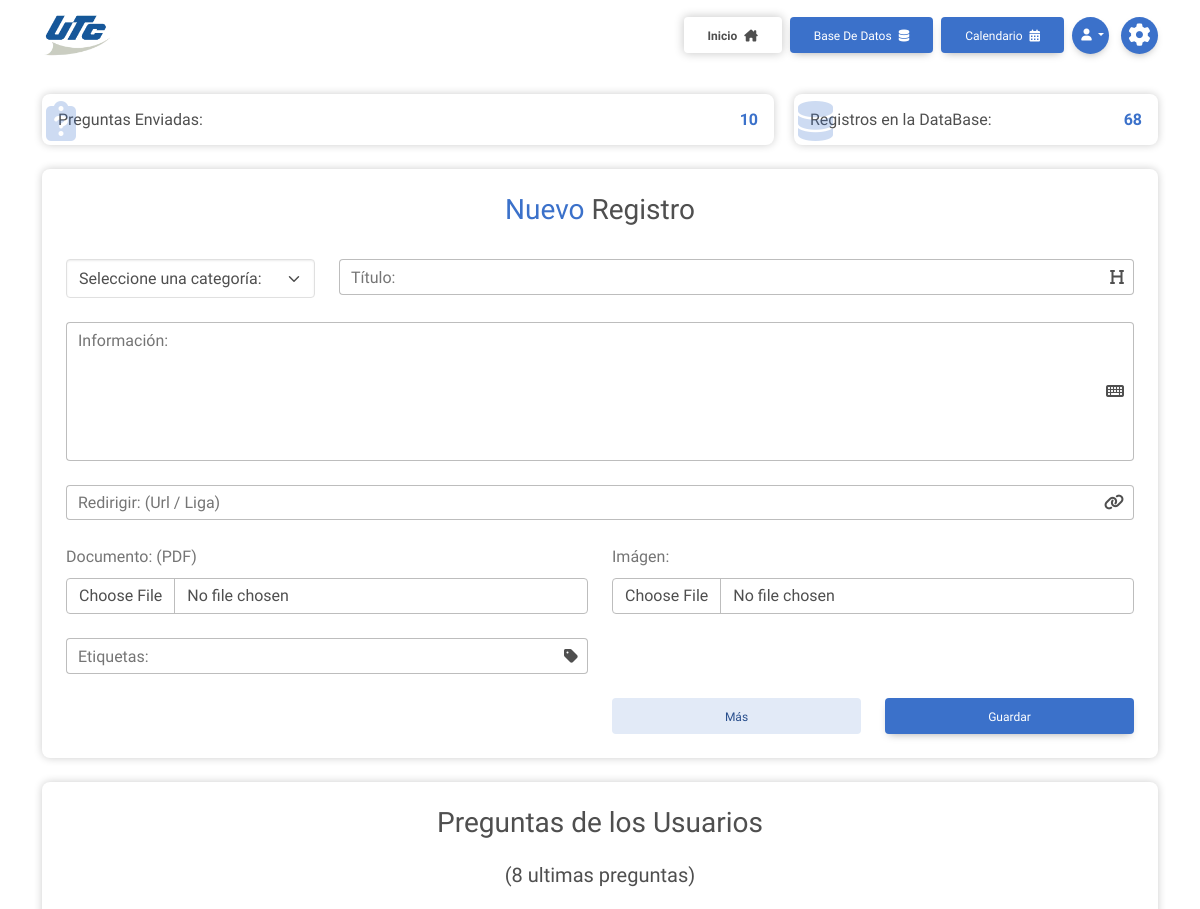
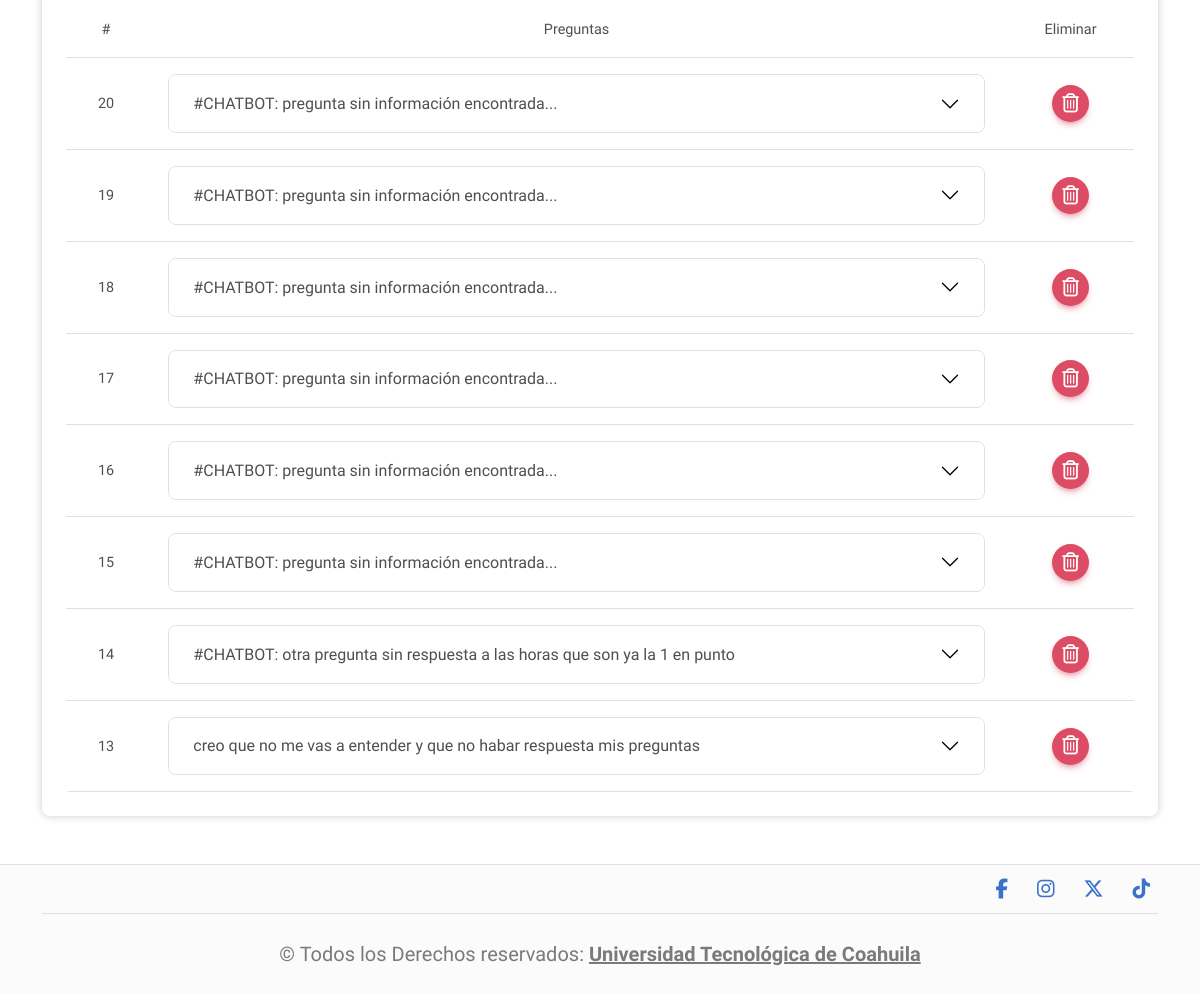
The page /administracion/ (signed in) on the database as committed earlier (2 pictures, top to bottom).
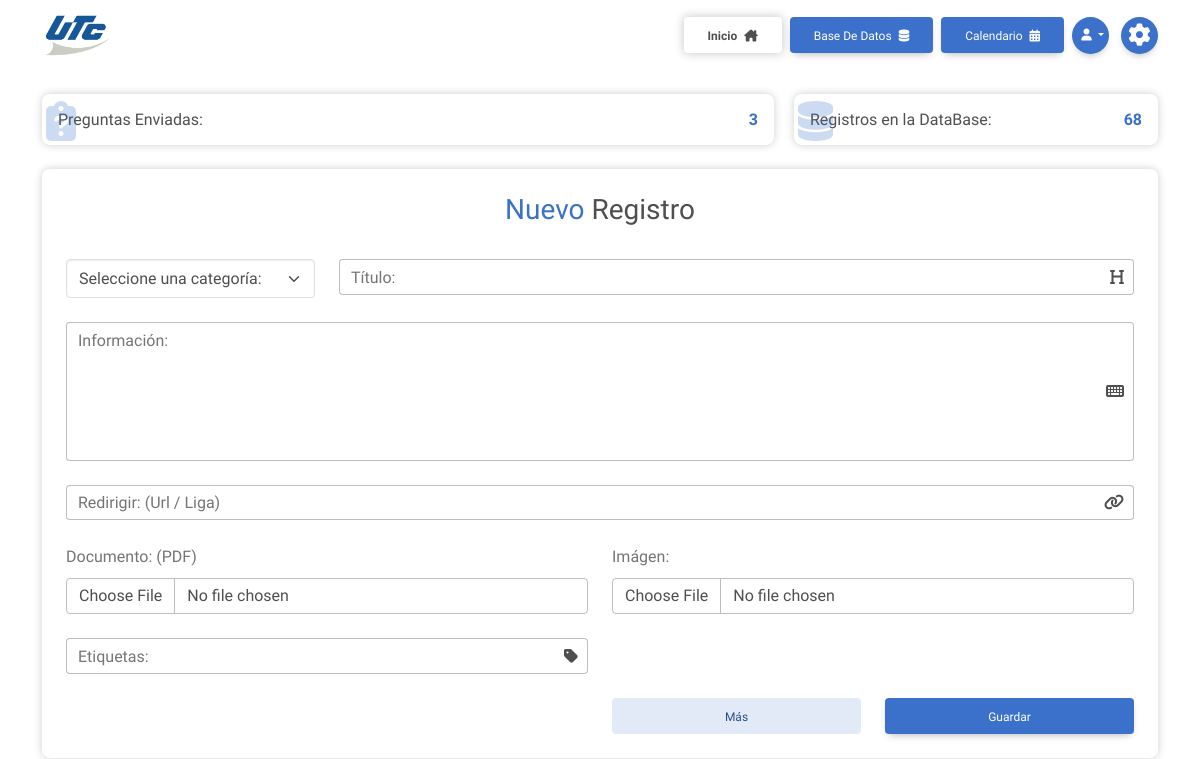
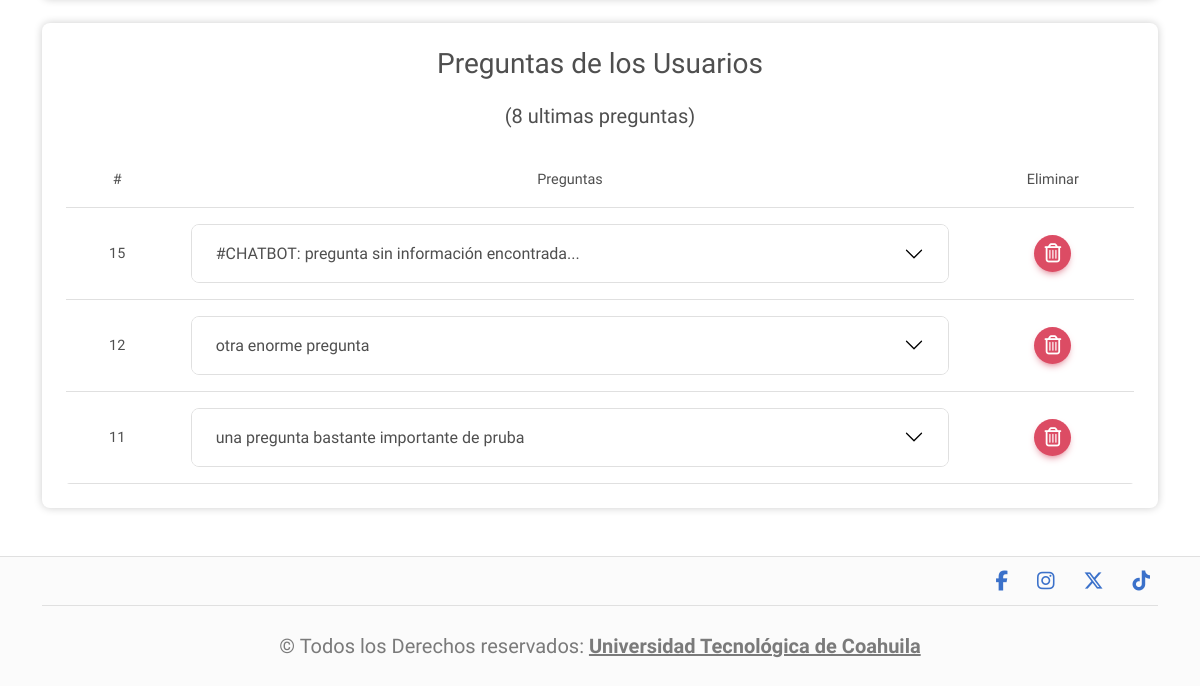
The same page on the database as committed later (2 pictures, top to bottom).
### cross_asistent/models.py (models this page shows)
class Preguntas(models.Model):
    pregunta = models.CharField(max_length=150)
    descripcion = models.TextField(blank=True)
    fecha = models.DateTimeField(auto_now_add=True)
    class Meta:
        verbose_name = "Pregunta"
        verbose_name_plural = "Preguntas"

### cross_asistent/views.py (the view, shortened to what this page needs)
# urls.py: path('administracion/', views.admin_dash, name='admin'),
@login_required
@never_cache
def admin_dash(request):
    users = User.objects.all().order_by('-id')
    configuraciones = obtener_configuraciones(idConfig)
    hawkySettings = obtener_configuraciones(idHawky)
    hawkySettings = obtener_configuraciones(idHawky)
    cameraOrbitJson = hawkySettings[f'redes_sociales_{idHawky}']
    data = json.loads(cameraOrbitJson)
    if "cameraOrbit" in data and isinstance(data["cameraOrbit"], list):
        cameraOrbit = data["cameraOrbit"]
        if len(cameraOrbit) == 3:
            orbit_string = f"{cameraOrbit[0]}deg {cameraOrbit[1]}deg {cameraOrbit[2]}m"
        else:
            orbit_string = "15deg 70deg 5m"
    contexto = {
        'users':users,
        'user':request.user,
        'active_page':'home',
        'pages':functions.pages,
        'settingsall':settingsall,
        'categorias':categoriasFilter,
        'preguntas_sending':questions_all[:8], # limitar a los primeros 8 registros
        'preguntas_count':questions_all.count(),
        'num_preguntas':databaseall.count(),
        **configuraciones,
        **hawkySettings,
        'camera_orbit': orbit_string,
    }
    return render(request, 'admin/dashboard.html', contexto)

### cross_asistent/views.py (called while the page is built)
def obtener_configuraciones(questID):
    oneconfig = get_object_or_404(models.Configuraciones, pk=questID)
    return {
        f'qr_image_{questID}': oneconfig.qr_image.url,
        f'qr_button_{questID}': oneconfig.qr_button,
        f'redes_sociales_{questID}': oneconfig.redes_sociales,
        f'copyright_year_{questID}': oneconfig.copyright_year,
        f'utc_link_{questID}': oneconfig.utc_link,
        f'calendar_btnsYear_{questID}': oneconfig.calendar_btnsYear,
        f'about_img_first_{questID}': oneconfig.about_img_first.url,
        f'about_text_first_{questID}': oneconfig.about_text_first,
        f'about_img_second_{questID}': oneconfig.about_img_second.url,
        f'about_text_second_{questID}': oneconfig.about_text_second,
    }

### cross_asistent/templates/admin/dashboard.html (shortened to what the changed rows need)
{% extends 'base/widget.html' %}
{% load static %}
{% block extra_head %}
<link rel="stylesheet" href="{% static 'css/chatbot.min.css' %}"/>
{% endblock %}
{% block link_default %}
{% include 'base/widget_links-admin.html' with pages=pages %}
{% endblock %}
{% block content %}
<main class="container container-fluid pt-4 pb-5">
  <section class="row">
      <div class="row pe-0">
        <div class="{% if user.is_staff %}col-6 col-md-4{% else %}col-8{% endif %} mb-4 pe-0 pe-md-2">
          <a href="#preguntasEnviadas" class="card">
            <div class="card-body p-3">
              <h6 class="card-title d-flex justify-content-between align-items-center m-0">
                <div>
                  <i class="fa-solid fa-clipboard-question position-absolute bottom-0 start-0 opacity-25 text_detail fs-25 m-1"></i>
                  Preguntas<span class="d-none d-xl-inline"> Enviadas</span>:
                </div>
                <strong class="text_detail ms-auto">{{ preguntas_count }}</strong>
              </h6>
            </div>
          </a>
        </div>
      </div>
    <div class="pt-4" id="preguntasEnviadas">
      <div class="card">
        <div class="card-body">
          {% if preguntas_sending %}
          <div class="table-responsive rounded" id="table-container">
            <table class="table table_odd align-middle m-0">
              <thead>
                <tr class="text-center">
                  <th class="d-none d-md-table-cell">#</th>
                  <th>Preguntas</th>
                  <th>Eliminar</th>
                </tr>
              </thead>
              <tbody>
                {% for question in preguntas_sending %}
                <tr id="row-question_{{question.id}}" class="results_item table_odd_items">
                  <td class="text-center d-none d-md-table-cell">{{question.id}}</td>
                  <td>
                    <div class="accordion" id="questionList">
                      <div class="accordion-item">
                        <h2 class="accordion-header" id="heading_{{question.id}}">
                          <div data-mdb-collapse-init class="accordion-button collapsed" type="button" data-mdb-toggle="collapse"
                            data-mdb-target="#collapse_{{question.id}}" aria-expanded="false" aria-controls="collapse_{{question.id}}">
                            {{question.pregunta}}
                          </div>
                        </h2>
                      </div>
                    </div>
                  </td>
                  <td>
                    <div class="d-flex justify-content-center align-items-center">
                      <form method="post" action="{% url 'question_deleted' %}" data-submit-form>
                        <button title="Editar Usuario" type="submit" class="btn btn-floating btn-danger" data-remove-item="row-question_{{question.id}}">
                          <i class="fa-regular fa-trash-can fs-12"></i>
                        </button>
                      </form>
                    </div>
                  </td>
                </tr>
                {% endfor %}
              </tbody>
            </table>
            {% else %}
            <div class="text-center">
              <p class="lead m-0">No hay preguntas por el momento.</p>
            </div>
            {% endif %}
          </div>
        </div>
      </div>
    </div>
  </section>
</main>
{% endblock %}

Rows that differ between the two databases and show on the page:
removed Preguntas: id "20", pregunta "#CHATBOT: pregunta sin información encontrada..."
removed Preguntas: id "19", pregunta "#CHATBOT: pregunta sin información encontrada..."
removed Preguntas: id "18", pregunta "#CHATBOT: pregunta sin información encontrada..."
removed Preguntas: id "17", pregunta "#CHATBOT: pregunta sin información encontrada..."
removed Preguntas: id "16", pregunta "#CHATBOT: pregunta sin información encontrada..."
removed Preguntas: id "14", pregunta "#CHATBOT: otra pregunta sin respuesta a las horas que son ya la 1 en punto"
removed Preguntas: id "13", pregunta "creo que no me vas a entender y que no habar respuesta mis preguntas"
now on this page (row unchanged): Preguntas: id "12", pregunta "otra enorme pregunta"
now on this page (row unchanged): Preguntas: id "11", pregunta "una pregunta bastante importante de pruba"
Other text that changed with them:
{{ preguntas_count }}: "10" → "3"
